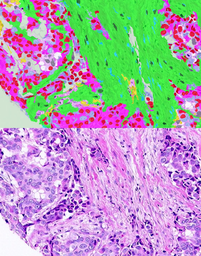
#> input picture test.png, 201 x 256 px, shrunk from 1128 x 1440 before the run
$ python slic.py test.png 5 5
#> lines starting #> are read from the running program, lines starting #| are printed output that depends on the picture; after the words box and inside, x2 and y2 are one past the last pixel; in counts of white or black regions, pixels touching at a corner belong together

#-*- coding:utf-8 -*-
import numpy
import sys
import cv2
import tqdm

# using algorithm in 3.2 apply image gradients as computed in eq2:
# G(x,y) = ||I(x+1,y) - I(x-1,y)||^2+ ||I(x,y+1) - I(x,y-1)||^2

# SLIC implements a special case of k-means clustering algorithm.
# Was recommended to use an off the shelf algorithm for clustering but
# because this algorithm is based on this special case of k-means,
# I kept this implementation to stay true to the algorithm.

def generate_pixels():
    indnp = numpy.mgrid[0:SLIC_height,0:SLIC_width].swapaxes(0,2).swapaxes(0,1)
    for i in tqdm.tqdm(range(SLIC_ITERATIONS)):
        SLIC_distances = 1 * numpy.ones(img.shape[:2])
        for j in range(SLIC_centers.shape[0]):
            x_low, x_high = int(SLIC_centers[j][3] - step), int(SLIC_centers[j][3] + step)
            y_low, y_high = int(SLIC_centers[j][4] - step), int(SLIC_centers[j][4] + step)

            if x_low <= 0:
                x_low = 0
            #end
            if x_high > SLIC_width:
                x_high = SLIC_width
            #end
            if y_low <=0:
                y_low = 0
            #end
            if y_high > SLIC_height:
                y_high = SLIC_height
            #end

            cropimg = SLIC_labimg[y_low : y_high , x_low : x_high]
            color_diff = cropimg - SLIC_labimg[int(SLIC_centers[j][4]), int(SLIC_centers[j][3])]
            color_distance = numpy.sqrt(numpy.sum(numpy.square(color_diff), axis=2))

            yy, xx = numpy.ogrid[y_low : y_high, x_low : x_high]
            pixdist = ((yy-SLIC_centers[j][4])**2 + (xx-SLIC_centers[j][3])**2)**0.5

            # SLIC_m is "m" in the paper, (m/S)*dxy
            dist = ((color_distance/SLIC_m)**2 + (pixdist/step)**2)**0.5

            distance_crop = SLIC_distances[y_low : y_high, x_low : x_high]
            idx = dist < distance_crop
            distance_crop[idx] = dist[idx]
            SLIC_distances[y_low : y_high, x_low : x_high] = distance_crop
            SLIC_clusters[y_low : y_high, x_low : x_high][idx] = j
        #end

        for k in range(len(SLIC_centers)):
            idx = (SLIC_clusters == k)
            colornp = SLIC_labimg[idx]
            distnp = indnp[idx]
            SLIC_centers[k][0:3] = numpy.sum(colornp, axis=0)
            sumy, sumx = numpy.sum(distnp, axis=0)
            SLIC_centers[k][3:] = sumx, sumy
            SLIC_centers[k] /= numpy.sum(idx)
        #end
    #end
#end

# At the end of the process, some stray labels may remain meaning some pixels
# may end up having the same label as a larger pixel but not be connected to it
# In the SLIC paper, it notes that these cases are rare, however this
# implementation seems to have a lot of strays depending on the inputs given

def create_connectivity():
    label = 0
    adj_label = 0
    lims = int(SLIC_width * SLIC_height / SLIC_centers.shape[0])

    new_clusters = -1 * numpy.ones(img.shape[:2]).astype(numpy.int64)
    elements = []
    for i in range(SLIC_width):
        for j in range(SLIC_height):
            if new_clusters[j, i] == -1:
                elements = []
                elements.append((j, i))
                for dx, dy in [(-1,0), (0,-1), (1,0), (0,1)]:
                    x = elements[0][1] + dx
                    y = elements[0][0] + dy
                    if (x>=0 and x < SLIC_width and
                        y>=0 and y < SLIC_height and
                        new_clusters[y, x] >=0):
                        adj_label = new_clusters[y, x]
                    #end
                #end
            #end

            count = 1
            counter = 0
            while counter < count:
                for dx, dy in [(-1,0), (0,-1), (1,0), (0,1)]:
                    x = elements[counter][1] + dx
                    y = elements[counter][0] + dy

                    if (x>=0 and x<SLIC_width and y>=0 and y<SLIC_height):
                        if new_clusters[y, x] == -1 and SLIC_clusters[j, i] == SLIC_clusters[y, x]:
                            elements.append((y, x))
                            new_clusters[y, x] = label
                            count+=1
                        #end
                    #end
                #end

                counter+=1
            #end
            if (count <= lims >> 2):
                for counter in range(count):
                    new_clusters[elements[counter]] = adj_label
                #end

                label-=1
            #end

            label+=1
        #end
    #end

    SLIC_new_clusters = new_clusters
#end

def display_contours(color):
    is_taken = numpy.zeros(img.shape[:2], numpy.bool)
    contours = []

    for i in range(SLIC_width):
        for j in range(SLIC_height):
            nr_p = 0
            for dx, dy in [(-1,0), (-1,-1), (0,-1), (1,-1), (1,0), (1,1), (0,1), (-1,1)]:
                x = i + dx
                y = j + dy
                if x>=0 and x < SLIC_width and y>=0 and y < SLIC_height:
                    if is_taken[y, x] == False and SLIC_clusters[j, i] != SLIC_clusters[y, x]:
                        nr_p += 1
                    #end
                #end
            #end

            if nr_p >= 2:
                is_taken[j, i] = True
                contours.append([j, i])
            #end
        #end
    #end
    for i in range(len(contours)):
        img[contours[i][0], contours[i][1]] = color
    #end
#end

def find_local_minimum(center):
    min_grad = 1
    loc_min = center
    for i in range(center[0] - 1, center[0] + 2):
        for j in range(center[1] - 1, center[1] + 2):
            c1 = SLIC_labimg[j+1, i]
            c2 = SLIC_labimg[j, i+1]
            c3 = SLIC_labimg[j, i]
            if ((c1[0] - c3[0])**2)**0.5 + ((c2[0] - c3[0])**2)**0.5 < min_grad:
                min_grad = abs(c1[0] - c3[0]) + abs(c2[0] - c3[0])
                loc_min = [i, j]
            #end
        #end
    #end
    return loc_min
#end

def calculate_centers():
    centers = []
    for i in range(step, SLIC_width - int(step/2), step):
        for j in range(step, SLIC_height - int(step/2), step):
            nc = find_local_minimum(center=(i, j))
            color = SLIC_labimg[nc[1], nc[0]]
            center = [color[0], color[1], color[2], nc[0], nc[1]]
            centers.append(center)
        #end
    #end

    return centers
#end

# global variables
img = cv2.imread(sys.argv[1])
#> img is the input picture: shape (256, 201, 3); mean B, G, R 180.3, 163.2, 175.1

step = int((img.shape[0]*img.shape[1]/int(sys.argv[2]))**0.5)
#> step = 101
SLIC_m = int(sys.argv[3])
SLIC_ITERATIONS = 4
SLIC_height, SLIC_width = img.shape[:2]
#> SLIC_height = 256; SLIC_width = 201
SLIC_labimg = cv2.cvtColor(img, cv2.COLOR_BGR2LAB).astype(numpy.float64)
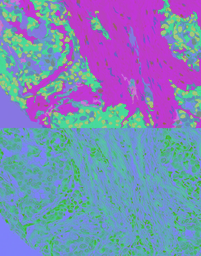
#> SLIC_labimg: shape (256, 201, 3) float64; mean B, G, R 183.8, 138.3, 124.4
SLIC_distances = 1 * numpy.ones(img.shape[:2])
SLIC_clusters = -1 * SLIC_distances
SLIC_center_counts = numpy.zeros(len(calculate_centers()))
#> after the loop in calculate_centers, `for i in range(step, SLIC_width - int(step/2), step):`: centers = [[176, 175, 96, 101, 101], [200, 163, 104, 101, 202]]
#> SLIC_center_counts = [0, 0]
SLIC_centers = numpy.array(calculate_centers())
#> SLIC_centers has the same summary as centers in calculate_centers

# main
generate_pixels()
#> after the loop in generate_pixels, `for i in tqdm.tqdm(range(SLIC_ITERATIONS)):`:
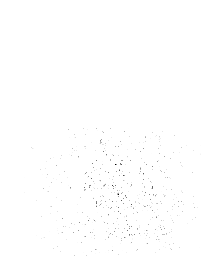
#> SLIC_distances: shape (256, 201) float64; min 0.00453, max 1, mean 0.998
#> after the loop in generate_pixels, `for i in tqdm.tqdm(range(SLIC_ITERATIONS)):`:
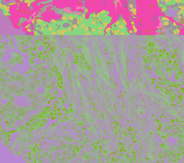
#> color_diff: shape (163, 184, 3) float64; mean B, G, R -12.5, -5.1, 6.2; drawn with min black and max white
#> after the loop in generate_pixels, `for i in tqdm.tqdm(range(SLIC_ITERATIONS)):`:
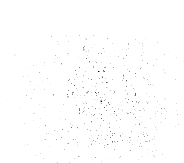
#> distance_crop: shape (163, 184) float64; min 0.00453, max 1, mean 0.996
#> after the loop in generate_pixels, `for i in tqdm.tqdm(range(SLIC_ITERATIONS)):`: SLIC_centers = [[181.6, 172.8, 96.28, 115.5, 163.9], [198.1, 159.4, 103.4, 119.2, 195.6]]
create_connectivity()
#> after the loop in create_connectivity, `for i in range(SLIC_width):`:
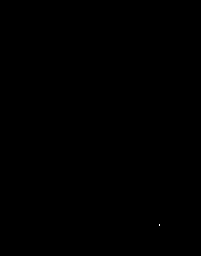
#> new_clusters: shape (256, 201) int64; values 0 (black) and 1 (white), 0% white in thin lines or dots, all inside (x1, y1, x2, y2) = (159, 224, 160, 226)
calculate_centers()
display_contours([0.0, 0.0, 0.0])
#> in display_contours, `is_taken = numpy.zeros(img.shape[:2], numpy.bool)`: is_taken: shape (256, 201) bool; every value is 0
#> after the loop in display_contours, `for i in range(SLIC_width):`:
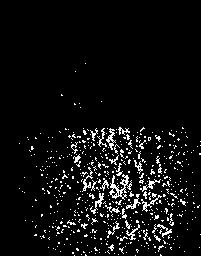
#> is_taken: shape (256, 201) bool; 6% white in thin lines or dots, all inside (x1, y1, x2, y2) = (19, 63, 201, 256)
#> after the loop in display_contours, `for i in range(len(contours)):`:
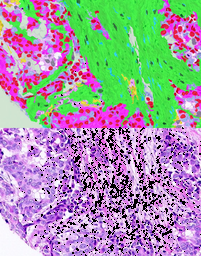
#> img: shape (256, 201, 3); 6% of pixels changed, all inside (x1, y1, x2, y2) = (19, 63, 201, 256)
cv2.imshow("superpixels", img)
cv2.waitKey(0)
cv2.imwrite("SLICimg.jpg", img)
